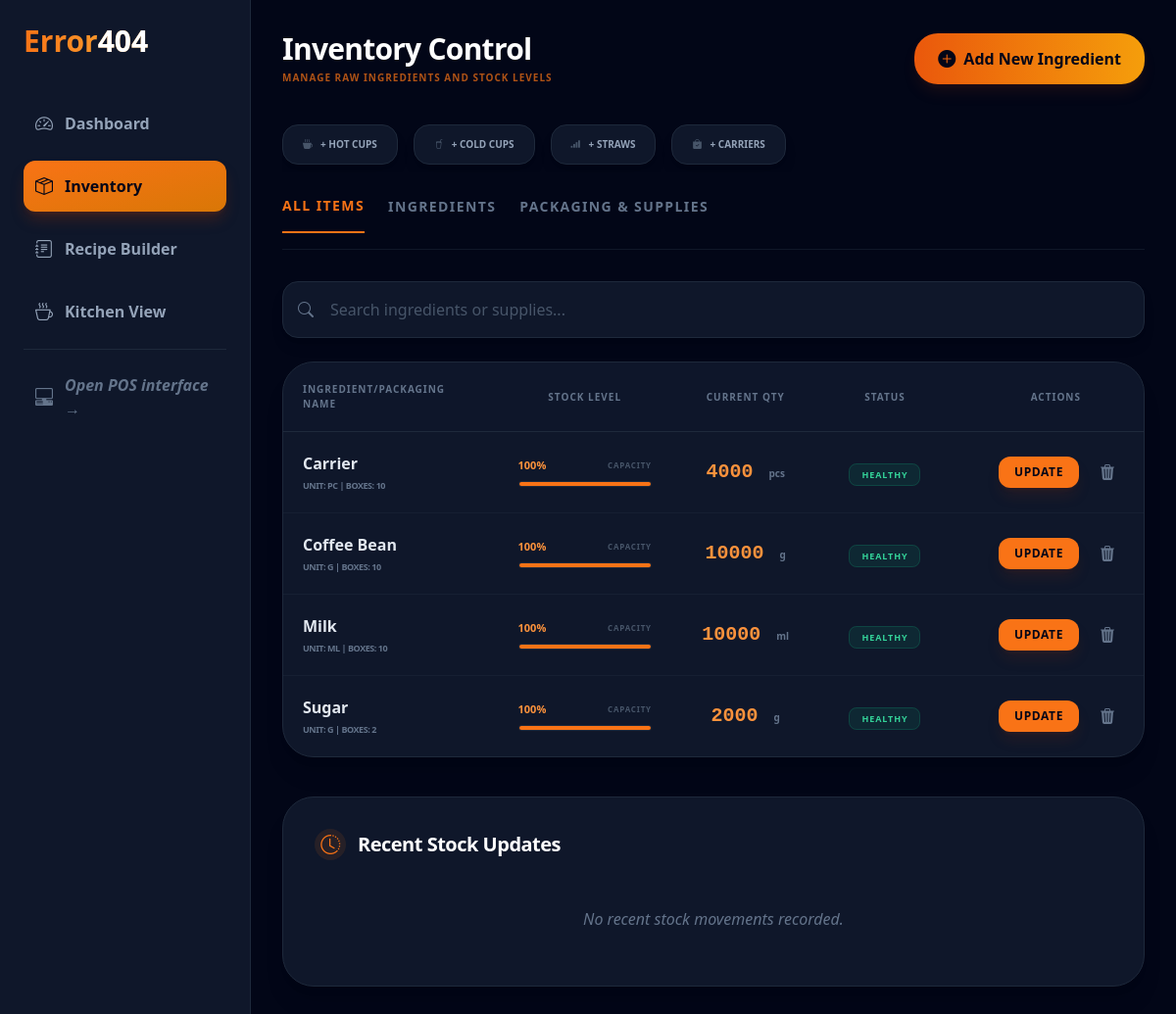
The app's page /inventory/, older data.
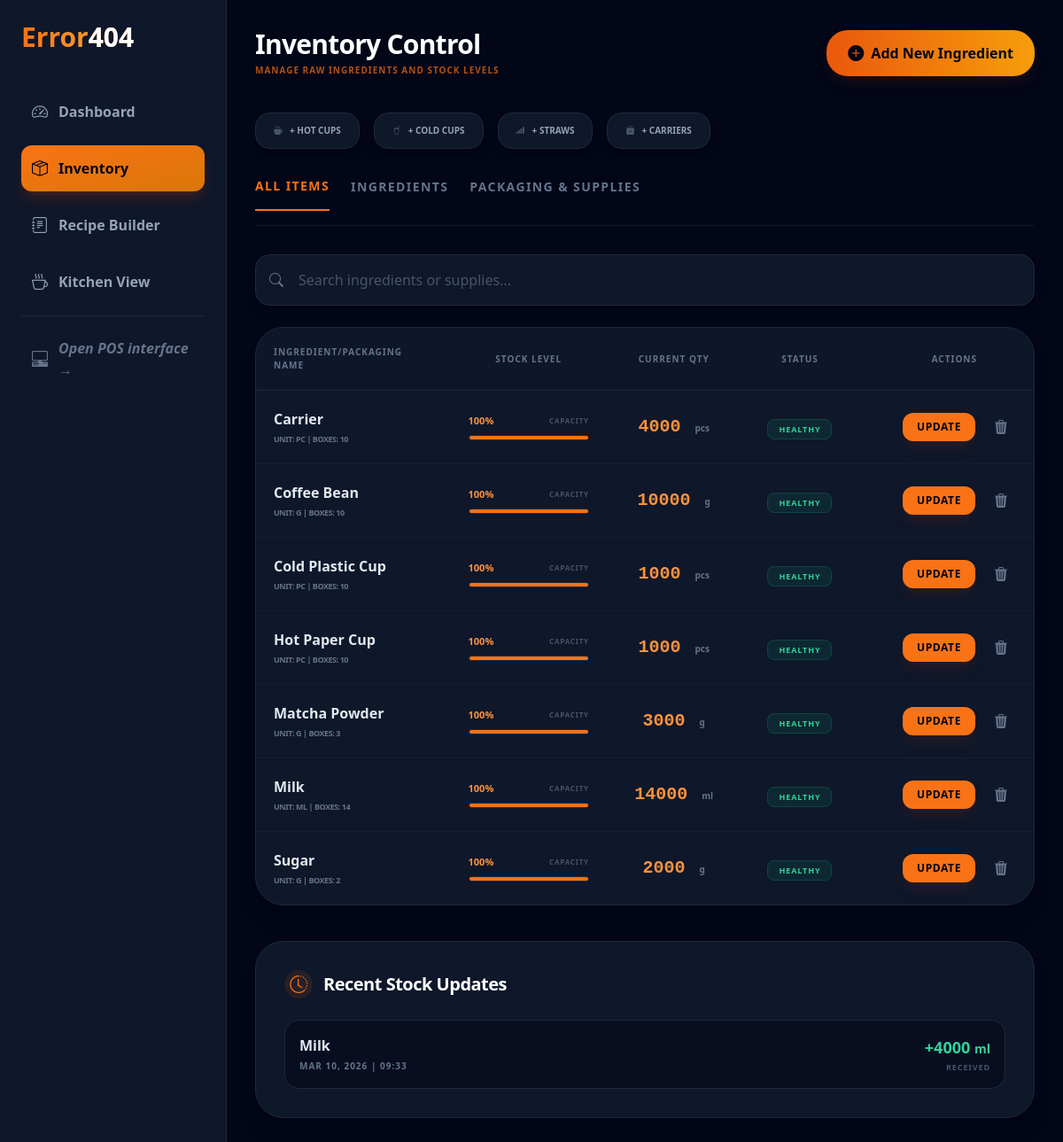
The same page, newer data.
### sales/models.py (models this page shows, shortened)
class Ingredient(models.Model):
    PACKAGING_CHOICES = (
        ('HOT_CUP', 'Hot Cup'),
        ('COLD_CUP', 'Cold Cup'),
        ('HOT_STRAW', 'Hot Straw'),
        ('COLD_STRAW', 'Cold/Frappe Straw'),
        ('CARRIER', 'Plastic Carrier'),
        ('NONE', 'None'),
    )
    name = models.CharField(max_length=100)
    stock_quantity = models.DecimalField(max_digits=10, decimal_places=2, default=0.00)
    initial_stock_per_item = models.DecimalField(max_digits=10, decimal_places=2, default=0.00)
    items_count = models.IntegerField(default=1)
    max_stock = models.DecimalField(max_digits=10, decimal_places=2, default=1000.00)
    unit = models.CharField(max_length=10)
    unit_cost = models.DecimalField(max_digits=10, decimal_places=5, default=0.00)
    last_purchase_price = models.DecimalField(max_digits=10, decimal_places=2, default=0)
    is_packaging = models.BooleanField(default=False)
    packaging_type = models.CharField(max_length=20, choices=PACKAGING_CHOICES, default='NONE')
    @property
    def stock_percent(self):
        total_capacity = self.initial_stock_per_item * self.items_count
        if total_capacity <= 0:
            total_capacity = self.max_stock
        if total_capacity > 0:
            percentage = (self.stock_quantity / total_capacity) * 100
            return float(min(percentage, 100))
        return 0
    @property
    def is_low_stock(self):
        return self.stock_percent < 20

class StockHistory(models.Model):
    ingredient = models.ForeignKey(Ingredient, on_delete=models.CASCADE, related_name='history')
    amount_added = models.DecimalField(max_digits=10, decimal_places=2)
    created_at = models.DateTimeField(auto_now_add=True)
    class Meta:
        ordering = ['-created_at'] # Shows newest updates first

### sales/views.py (the view, shortened to what this page needs)
# urls.py: path('inventory/', views.inventory_list, name='inventory_list'),
def inventory_list(request):
    ingredients = Ingredient.objects.all().order_by('name')
    recent_history = StockHistory.objects.order_by('-created_at')[:10]
    return render(request, 'inventory.html', {
        'ingredients': ingredients,
        'recent_history': recent_history
    })

### sales/templates/inventory.html (shortened to what this page needs)
<!DOCTYPE html>
<html lang="en">
<head>
    <script src="https://cdn.tailwindcss.com"></script>
    <link rel="stylesheet" href="https://cdn.jsdelivr.net/npm/bootstrap-icons@1.11.1/font/bootstrap-icons.css">
</head>
<body class="bg-slate-950 text-slate-100 flex min-h-screen font-sans">
    <div class="w-64 bg-slate-900 border-r border-slate-800 p-6 hidden md:flex flex-col">
        <h1 class="text-3xl font-black bg-gradient-to-r from-orange-500 to-amber-300 bg-clip-text text-transparent mb-10">
            Error<span class="text-white">404</span>
        </h1>
        <nav class="space-y-3 font-semibold flex-grow">
            <a href="{% url 'admin_dashboard' %}" class="block p-3 text-slate-400 hover:text-orange-400 hover:bg-slate-800 rounded-xl transition flex items-center gap-3">
                <i class="bi bi-speedometer2 text-lg"></i> Dashboard
            </a>
            <a href="{% url 'inventory_list' %}" class="block p-3 bg-gradient-to-br from-orange-500 to-amber-600 text-slate-950 rounded-xl shadow-lg shadow-orange-900/40 flex items-center gap-3 transform transition hover:scale-105">
                <i class="bi bi-box-seam text-lg"></i> Inventory
            </a>
            <a href="{% url 'recipe_builder' %}" class="block p-3 text-slate-400 hover:text-orange-400 hover:bg-slate-800 rounded-xl transition flex items-center gap-3">
                <i class="bi bi-journal-text text-lg"></i> Recipe Builder
            </a>
            <a href="/kitchen/" class="block p-3 text-slate-400 hover:text-orange-400 hover:bg-slate-800 rounded-xl transition flex items-center gap-3">
                <i class="bi bi-cup-hot text-lg"></i> Kitchen View
            </a>
            <div class="border-t border-slate-800 my-4"></div>
            <a href="/pos/" class="block p-3 hover:bg-slate-800 rounded-xl transition text-slate-500 hover:text-orange-300 italic flex items-center gap-3">
                <i class="bi bi-pc-display-horizontal text-lg"></i> Open POS interface →
            </a>
        </nav>
    </div>
    <div class="flex-grow p-8 overflow-y-auto">
        <header class="flex justify-between items-center mb-10">
            <div>
                <h1 class="text-3xl font-black tracking-tight text-white">Inventory Control</h1>
                <p class="text-orange-500/70 font-bold uppercase tracking-widest text-[10px] mt-1">Manage raw ingredients and stock levels</p>
            </div>
            <button onclick="toggleModal()" class="bg-gradient-to-r from-orange-600 to-amber-500 text-slate-950 px-6 py-3 rounded-[1.5rem] font-black flex items-center gap-2 hover:from-orange-500 hover:to-amber-400 transition shadow-lg shadow-orange-900/20 active:scale-95">
                <i class="bi bi-plus-circle-fill text-lg"></i> Add New Ingredient
            </button>
        </header>
        <div class="flex gap-4 mb-6 overflow-x-auto pb-2 scrollbar-hide">
            <button onclick="openPackagingModal('HOT_CUP')" class="flex items-center gap-2 whitespace-nowrap bg-slate-900 border border-slate-800 px-5 py-3 rounded-2xl text-[10px] font-black uppercase text-slate-400 hover:border-orange-500/50 hover:text-orange-500 transition shadow-lg group">
                <i class="bi bi-cup-hot-fill text-slate-600 group-hover:text-orange-500"></i> + Hot Cups
            </button>
            <button onclick="openPackagingModal('COLD_CUP')" class="flex items-center gap-2 whitespace-nowrap bg-slate-900 border border-slate-800 px-5 py-3 rounded-2xl text-[10px] font-black uppercase text-slate-400 hover:border-orange-500/50 hover:text-orange-500 transition shadow-lg group">
                <i class="bi bi-cup-straw text-slate-600 group-hover:text-orange-500"></i> + Cold Cups
            </button>
            <button onclick="openPackagingModal('COLD_STRAW')" class="flex items-center gap-2 whitespace-nowrap bg-slate-900 border border-slate-800 px-5 py-3 rounded-2xl text-[10px] font-black uppercase text-slate-400 hover:border-orange-500/50 hover:text-orange-500 transition shadow-lg group">
                <i class="bi bi-reception-4 text-slate-600 group-hover:text-orange-500"></i> + Straws
            </button>
            <button onclick="openPackagingModal('CARRIER')" class="flex items-center gap-2 whitespace-nowrap bg-slate-900 border border-slate-800 px-5 py-3 rounded-2xl text-[10px] font-black uppercase text-slate-400 hover:border-orange-500/50 hover:text-orange-500 transition shadow-lg group">
                <i class="bi bi-bag-check-fill text-slate-600 group-hover:text-orange-500"></i> + Carriers
            </button>
        </div>
        <div class="flex items-center gap-6 mb-8 border-b border-slate-800/50 pb-4">
            <button onclick="filterInventory('all')" id="filter-all" class="text-sm font-black uppercase tracking-widest text-orange-500 border-b-2 border-orange-500 pb-4 -mb-4.5 transition-all">
                All Items
            </button>
            <button onclick="filterInventory('ingredients')" id="filter-ingredients" class="text-sm font-black uppercase tracking-widest text-slate-500 hover:text-slate-300 pb-4 -mb-4.5 transition-all">
                Ingredients
            </button>
            <button onclick="filterInventory('packaging')" id="filter-packaging" class="text-sm font-black uppercase tracking-widest text-slate-500 hover:text-slate-300 pb-4 -mb-4.5 transition-all">
                Packaging & Supplies
            </button>
        </div>
        <div class="relative mb-6 group">
            <i class="bi bi-search absolute left-4 top-1/2 -translate-y-1/2 text-slate-500 group-focus-within:text-orange-500 transition-colors"></i>
            <input type="text" id="inventorySearch" onkeyup="filterInventory(currentFilter)" placeholder="Search ingredients or supplies..."
                class="w-full bg-slate-900 border border-slate-800 text-white rounded-2xl pl-12 pr-4 py-4 focus:ring-1 focus:ring-orange-500 focus:border-orange-500 outline-none transition shadow-lg placeholder-slate-600 font-medium">
        </div>
        <div class="bg-slate-900 rounded-[2rem] border border-slate-800 shadow-xl overflow-hidden mb-10 orange-glow">
            <div class="overflow-x-auto">
                <table class="w-full text-left border-collapse">
                    <thead>
                        <tr class="border-b border-slate-800 bg-slate-900/50">
                            <th class="p-5 font-black text-[10px] uppercase tracking-widest text-slate-500 w-1/4">Ingredient/Packaging Name</th>
                            <th class="p-5 font-black text-[10px] uppercase tracking-widest text-slate-500 text-center">Stock Level</th>
                            <th class="p-5 font-black text-[10px] uppercase tracking-widest text-slate-500 text-center">Current Qty</th>
                            <th class="p-5 font-black text-[10px] uppercase tracking-widest text-slate-500 text-center">Status</th>
                            <th class="p-5 pr-16 font-black text-[10px] uppercase tracking-widest text-slate-500 text-right">Actions</th>
                        </tr>
                    </thead>
                    <tbody class="divide-y divide-slate-800/50">
                        {% for ing in ingredients %}
                        <tr class="hover:bg-slate-800/50 transition group inventory-row"
                            data-is-packaging="{% if ing.packaging_type != 'NONE' %}true{% else %}false{% endif %}">
                            <td class="p-5">
                                <p class="font-bold text-slate-200 group-hover:text-orange-400 transition">{{ ing.name }}</p>
                                <p class="text-[9px] text-slate-500 uppercase tracking-tighter mt-1 font-bold">
                                    Unit: {% if ing.packaging_type != 'NONE' %}pc{% else %}{{ ing.unit }}{% endif %} | Boxes: {{ ing.items_count }}
                                </p>
                            </td>
                            <td class="p-5 min-w-[150px]">
                                <div class="flex flex-col gap-2">
                                    <div class="flex justify-between items-center">
                                        <span class="text-[11px] font-black {% if ing.is_low_stock %}text-red-400{% else %}text-orange-400{% endif %}">
                                            {{ ing.stock_percent|floatformat:0 }}%
                                        </span>
                                        <span class="text-[8px] text-slate-600 font-bold uppercase tracking-widest">Capacity</span>
                                    </div>
                                    <div class="w-full bg-slate-950 h-1.5 rounded-full overflow-hidden border border-slate-800 shadow-inner">
                                        <div class="h-full transition-all duration-500 {% if ing.is_low_stock %}bg-red-500 shadow-[0_0_10px_rgba(239,68,68,0.5)]{% else %}bg-orange-500 shadow-[0_0_10px_rgba(245,158,11,0.5)]{% endif %}"
                                            style="width: {{ ing.stock_percent }}%"></div>
                                    </div>
                                </div>
                            </td>
                            <td class="p-5 font-mono text-xl font-black text-orange-400 text-center">
                                {{ ing.stock_quantity|floatformat:0 }}
                                <span class="text-[10px] text-slate-500 ml-1 font-sans">
                                    {% if ing.packaging_type != 'NONE' %}pcs{% else %}{{ ing.unit }}{% endif %}
                                </span>
                            </td>
                            <td class="p-5 text-center">
                                {% if ing.is_low_stock %}
                                    <span class="px-3 py-1 rounded-lg text-[9px] font-black uppercase tracking-widest bg-red-500/10 text-red-400 border border-red-500/20 animate-pulse">
                                        LOW STOCK
                                    </span>
                                {% else %}
                                    <span class="px-3 py-1 rounded-lg text-[9px] font-black uppercase tracking-widest bg-emerald-500/10 text-emerald-400 border border-emerald-500/20">
                                        HEALTHY
                                    </span>
                                {% endif %}
                            </td>
                            <td class="p-5 text-right">
                                <div class="flex justify-end items-center gap-3">
                                    <button type="button"
                                            onclick="openUpdateModal('{{ ing.id }}', '{{ ing.name }}', '{{ ing.items_count }}', '{{ ing.initial_stock_per_item }}')"
                                            class="bg-orange-500 hover:bg-orange-400 text-slate-950 px-4 py-2 rounded-xl text-xs font-black transition shadow-lg shadow-orange-900/20 uppercase tracking-wider">
                                        Update
                                    </button>
                                    <button type="button"
                                            onclick="openDeleteModal('{{ ing.id }}', '{{ ing.name }}')"
                                            class="p-2 text-slate-500 hover:text-red-400 transition border border-transparent hover:border-red-500/30 hover:bg-red-500/10 rounded-xl">
                                        <i class="bi bi-trash3-fill"></i>
                                    </button>
                                </div>
                            </td>
                        </tr>
                        {% endfor %}
                    </tbody>
                </table>
            </div>
        </div>
        <div class="bg-slate-900 rounded-[2rem] shadow-xl border border-slate-800 p-8">
            <h3 class="text-xl font-black mb-6 flex items-center gap-3 text-white tracking-tight">
                <div class="w-8 h-8 rounded-full bg-orange-500/10 flex items-center justify-center text-orange-500">
                    <i class="bi bi-clock-history"></i>
                </div>
                Recent Stock Updates
            </h3>
            <div class="space-y-4">
                {% for log in recent_history %}
                <div class="flex justify-between items-center p-4 bg-slate-950/50 rounded-2xl border border-slate-800 hover:border-orange-500/20 transition">
                    <div>
                        <p class="font-bold text-slate-200">{{ log.ingredient.name }}</p>
                        <p class="text-[10px] font-bold tracking-widest uppercase text-slate-500 mt-1">{{ log.created_at|date:"M d, Y | H:i" }}</p>
                    </div>
                    <div class="text-right">
                        <span class="text-emerald-400 font-black text-lg">+{{ log.amount_added|floatformat:0 }} <span class="text-sm">{{ log.ingredient.unit }}</span></span>
                        <p class="text-[9px] uppercase font-black text-slate-600 tracking-widest mt-0.5">Received</p>
                    </div>
                </div>
                {% empty %}
                <p class="text-slate-500 italic text-center py-6">No recent stock movements recorded.</p>
                {% endfor %}
            </div>
        </div>
    </div>
</body>
</html>

### sales/templates/inventory.html (style rules this page uses)
.orange-glow { box-shadow: 0 0 40px rgba(245, 158, 11, 0.05); }

Row changes from the older to the newer data that the page shows:
added Ingredient: name "Cold Plastic Cup", packaging_type "PC", items_count "10", stock_percent "100", stock_quantity "1000", shows "HEALTHY"
added Ingredient: name "Hot Paper Cup", packaging_type "PC", items_count "10", stock_percent "100", stock_quantity "1000", shows "HEALTHY"
added Ingredient: name "Matcha Powder", unit "G", items_count "3", stock_percent "100", stock_quantity "3000", unit "g", shows "HEALTHY"
changed Ingredient "Milk": items_count "10" → "14"; stock_quantity "10000" → "14000"
added StockHistory: ingredient.name "Milk", created_at|H "MAR 10, 2026 | 09:33", amount_added "4000", ingredient.unit "ml"
Text that changed along with them:
text no longer shown: "No recent stock movements recorded."
